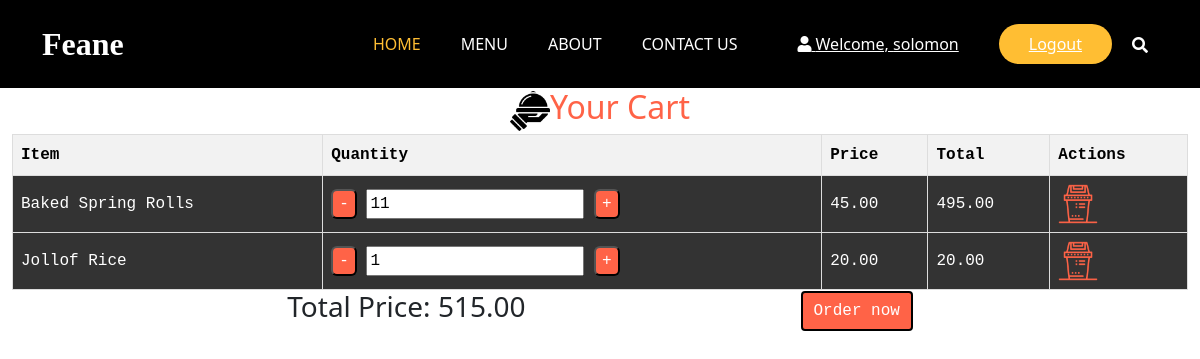
Before: /cart/ (signed in) with the older database file.
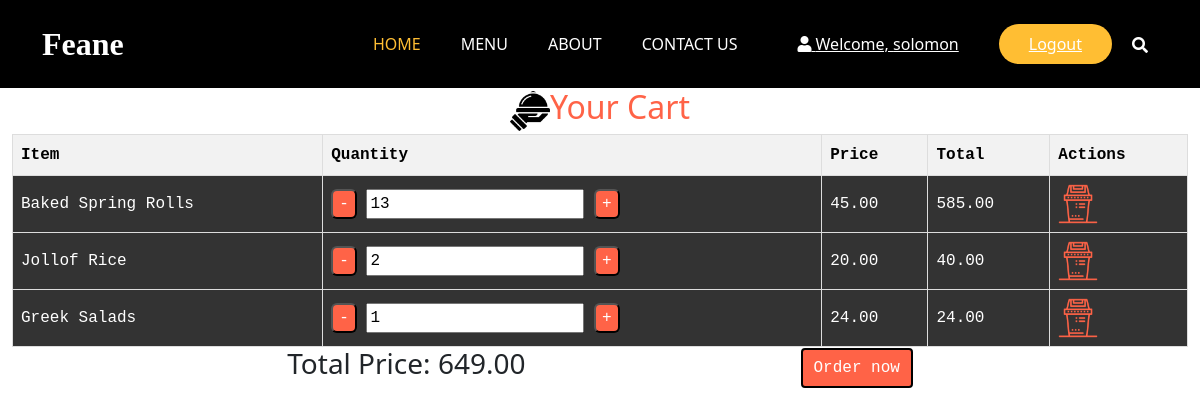
After: the same page with the newer database file.
### restaurant_menu/models.py (models this page shows, shortened)
class CartItem(models.Model):
    cart = models.ForeignKey(Cart, on_delete=models.CASCADE)
    item = models.ForeignKey(Item, on_delete=models.CASCADE)
    quantity = models.PositiveIntegerField(default=1)
    date_added = models.DateTimeField(auto_now_add=True)
    class Meta:
        unique_together = ('cart', 'item')
    def get_total_price(self):
        return self.item.price * self.quantity

class Item(models.Model):
    meal = models.CharField(max_length=1000, unique=True)
    description = models.CharField(max_length=2000)
    price = models.DecimalField(max_digits=10, decimal_places=2)
    meal_type = models.CharField(max_length=200, choices=MEAL_TYPE)
    author = models.ForeignKey(User, on_delete=models.PROTECT)
    status = models.IntegerField(choices=STATUS, default=0)
    date_created = models.DateTimeField(auto_now_add=True)
    date_updated = models.DateTimeField(auto_now=True)
    image = models.ImageField(upload_to='menu_images/', null=True, blank=True)  # Add this line

### restaurant_menu/views.py (the view)
# urls.py: path('cart/', views.view_cart, name="view_cart"),
@user_not_registered_redirect
@login_required
def view_cart(request):
    cart = Cart.objects.filter(user=request.user, is_active=True).first()
    cart_items = CartItem.objects.filter(cart=cart)
    total_price = sum(item.get_total_price() for item in cart_items)
    context = {
        'cart': cart,
        'cart_items':cart_items,
        'total_price':total_price
    }
    return render(request, 'base/cart.html', context)

### restaurant_menu/views.py (called while the page is built)
def user_not_registered_redirect(view_func):
    @wraps(view_func)
    def _wrapped_view(request, *args, **kwargs):
        if not request.user.is_authenticated:
            return redirect('register')
        return view_func(request, *args, **kwargs)
    return _wrapped_view

### restaurant_menu/templates/base/cart.html (shortened to what this page needs)
{% extends 'new_main.html' %}
{% load static %}
{% block content %}
<div class="cart-header">
    <img src="{% static 'images/food_tray.png' %}" alt="Food_tray image" width="40">
    <h2>
        Your Cart
    </h2>
</div>
<table class="cart-table">
    <tr>
        <th>Item</th>
        <th>Quantity</th>
        <th>Price</th>
        <th>Total</th>
        <th>Actions</th>
    </tr>
    {% for item in cart_items %}
    <tr>
        <td>{{ item.item.meal }}</td>
        <td>
            <form id="quantity-form-{{ item.item.id }}" action="{% url 'update_cart_item' item.item.id %}" method="post" class="quantity-form">
                <button type="button" onclick="updateQuantity({{ item.item.id }}, -1)" aria-label="Decrease quantity">-</button>
                <input type="number" name="quantity" id="quantity-{{ item.item.id }}" value="{{ item.quantity }}" min="1" readonly>
                <button type="button" onclick="updateQuantity({{ item.item.id }}, 1)" aria-label="Increase quantity">+</button>
            </form>
        </td>
        <td>{{ item.item.price }}</td>
        <td id="item-total-{{ item.item.id }}">{{ item.get_total_price }}</td>
        <td>
            <a href="{% url 'remove_from_cart' item.item.id %}"> <img src="{% static 'images/trashbin.png' %}" alt="Trashbin image" width="40"> </a>
        </td>
    </tr>
    {% endfor %}
</table>
<div class="price-order">
    <h3>Total Price: <span id="total-price">{{ total_price }}</span></h3>
    <button id="order-now-btn">Order now</button>
</div>
{% endblock %}

Changed rows visible on the page:
changed CartItem "Baked Spring Rolls": quantity "11" → "13"; get_total_price "495.00" → "585.00"
changed CartItem "Jollof Rice": quantity "1" → "2"; get_total_price "20.00" → "40.00"
added CartItem: item.meal "Greek Salads", quantity "1", item.price "24.00", get_total_price "24.00"
Other visible differences:
{{ total_price }}: "515.00" → "649.00"
